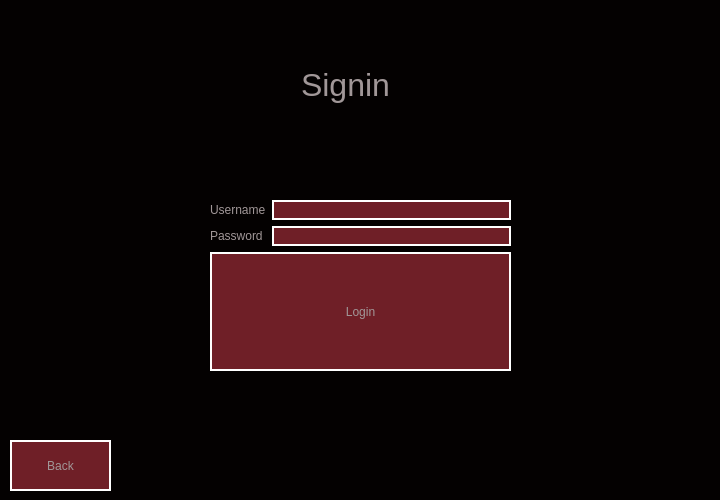
<?xml version="1.0" encoding="UTF-8"?>
<ui version="4.0">
 <class>LoginForm</class>
 <widget class="QDialog" name="LoginForm">
  <property name="geometry">
   <rect>
    <x>0</x>
    <y>0</y>
    <width>720</width>
    <height>500</height>
   </rect>
  </property>
  <property name="minimumSize">
   <size>
    <width>715</width>
    <height>468</height>
   </size>
  </property>
  <property name="windowTitle">
   <string>Dialog</string>
  </property>
  <property name="styleSheet">
   <string notr="true">background-color: #040101</string>
  </property>
  <widget class="QPushButton" name="backToMainMenu">
   <property name="geometry">
    <rect>
     <x>10</x>
     <y>440</y>
     <width>101</width>
     <height>51</height>
    </rect>
   </property>
   <property name="styleSheet">
    <string notr="true">
QPushButton {
background-color:#6f1f27;
color: #a19798;
font: 20pt &quot;Arial&quot;;
border:2px solid #FFFFFF;
}

QPushButton:hover {
    background-color: #520a11;
}</string>
   </property>
   <property name="text">
    <string>Back</string>
   </property>
  </widget>
  <widget class="QLabel" name="label_3">
   <property name="geometry">
    <rect>
     <x>280</x>
     <y>50</y>
     <width>131</width>
     <height>71</height>
    </rect>
   </property>
   <property name="styleSheet">
    <string notr="true">color: #a19798;
</string>
   </property>
   <property name="text">
    <string>&lt;html&gt;&lt;head/&gt;&lt;body&gt;&lt;p align=&quot;center&quot;&gt;&lt;span style=&quot; font-size:24pt;&quot;&gt;Signin&lt;/span&gt;&lt;/p&gt;&lt;/body&gt;&lt;/html&gt;</string>
   </property>
  </widget>
  <widget class="QWidget" name="layoutWidget">
   <property name="geometry">
    <rect>
     <x>210</x>
     <y>200</y>
     <width>301</width>
     <height>171</height>
    </rect>
   </property>
   <layout class="QVBoxLayout" name="verticalLayout_3">
    <item>
     <layout class="QHBoxLayout" name="horizontalLayout">
      <item>
       <layout class="QVBoxLayout" name="verticalLayout_2">
        <item>
         <widget class="QLabel" name="label_2">
          <property name="styleSheet">
           <string notr="true">color: #a19798;
</string>
          </property>
          <property name="text">
           <string>Username</string>
          </property>
         </widget>
        </item>
        <item>
         <widget class="QLabel" name="label">
          <property name="styleSheet">
           <string notr="true">color: #a19798;
</string>
          </property>
          <property name="text">
           <string>Password</string>
          </property>
         </widget>
        </item>
       </layout>
      </item>
      <item>
       <layout class="QVBoxLayout" name="verticalLayout">
        <item>
         <widget class="QLineEdit" name="username">
          <property name="styleSheet">
           <string notr="true">background-color:#6f1f27;
color: #a19798;
font: 18pt &quot;Arial&quot;;
border:2px solid #FFFFFF;</string>
          </property>
         </widget>
        </item>
        <item>
         <widget class="QLineEdit" name="password">
          <property name="toolTip">
           <string>&lt;html&gt;&lt;head/&gt;&lt;body&gt;&lt;p&gt;background-color:#6f1f27;&lt;/p&gt;&lt;p&gt;color: #a19798;&lt;/p&gt;&lt;p&gt;font: 38pt &amp;quot;Arial&amp;quot;;&lt;/p&gt;&lt;p&gt;border:2px solid #FFFFFF;&lt;/p&gt;&lt;/body&gt;&lt;/html&gt;</string>
          </property>
          <property name="styleSheet">
           <string notr="true">background-color:#6f1f27;
color: #a19798;
font: 18pt &quot;Arial&quot;;
border:2px solid #FFFFFF;</string>
          </property>
          <property name="echoMode">
           <enum>QLineEdit::Password</enum>
          </property>
         </widget>
        </item>
       </layout>
      </item>
     </layout>
    </item>
    <item>
     <widget class="QPushButton" name="sendLoginData">
      <property name="sizePolicy">
       <sizepolicy hsizetype="Minimum" vsizetype="Minimum">
        <horstretch>0</horstretch>
        <verstretch>0</verstretch>
       </sizepolicy>
      </property>
      <property name="styleSheet">
       <string notr="true">
QPushButton {
background-color:#6f1f27;
color: #a19798;
font: 28pt &quot;Arial&quot;;
border:2px solid #FFFFFF;
}

QPushButton:hover {
    background-color: #520a11;
}</string>
      </property>
      <property name="text">
       <string>Login</string>
      </property>
     </widget>
    </item>
   </layout>
  </widget>
 </widget>
 <resources/>
 <connections/>
</ui>
